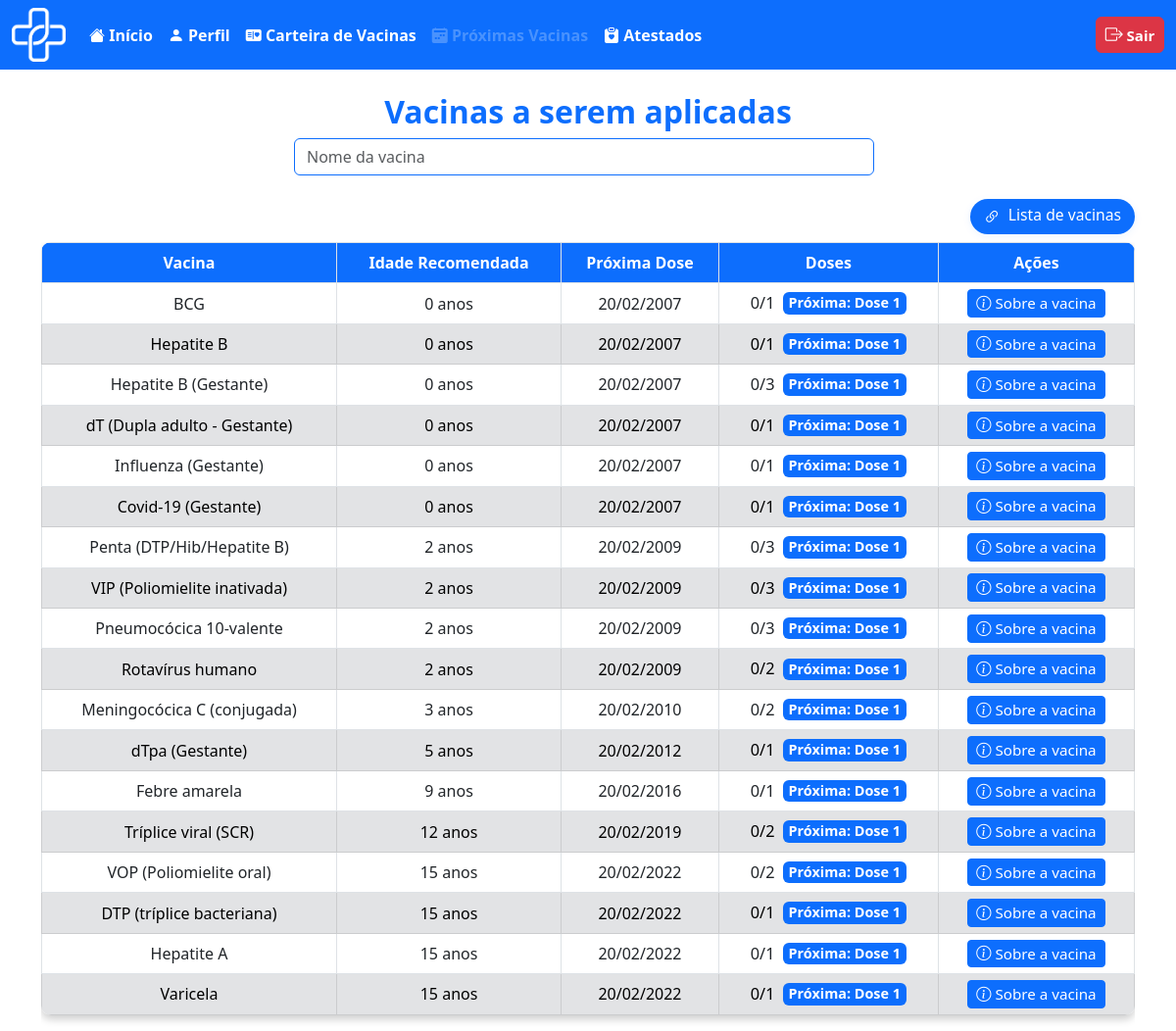
Page /usuario/proxima_vac.php (signed in) on the committed database.
### tables this page shows
CREATE TABLE `vacina` (
  `id_vaci` int(11) NOT NULL,
  `nome_vaci` varchar(100) NOT NULL,
  `fabri_vaci` varchar(100) NOT NULL,
  `lote_vaci` varchar(50) NOT NULL,
  `idade_aplica` int(3) NOT NULL,
  `via_adimicao` varchar(50) NOT NULL,
  `n_dose` int(1) NOT NULL,
  `intervalo_dose` int(11) NOT NULL,
  `estoque` int(11) NOT NULL
);

CREATE TABLE `usuario` (
  `id_usuario` int(11) NOT NULL,
  `nome_usuario` varchar(100) NOT NULL,
  `cpf` varchar(11) NOT NULL,
  `email_usuario` varchar(100) NOT NULL,
  `tel_usuario` varchar(11) NOT NULL,
  `genero_usuario` char(1) NOT NULL CHECK (`genero_usuario` in ('M','F','O')),
  `naci_usuario` date NOT NULL,
  `peso_usuario` decimal(5,2) NOT NULL,
  `tipo_sang_usuario` varchar(3) NOT NULL,
  `med_usuario` varchar(100) NOT NULL,
  `doen_usuario` varchar(255) NOT NULL,
  `ale_usuario` varchar(255) NOT NULL,
  `cep_usuario` varchar(8) NOT NULL,
  `nc_usuario` int(10) NOT NULL,
  `senha` varchar(100) NOT NULL
);

### usuario/proxima_vac.php (the view, shortened to what this page needs)
<?php
require_once '../outros/db_connect.php';
$user_id = $_SESSION['id_usuario'];
$query_user = "SELECT naci_usuario FROM usuario WHERE id_usuario = ?";
$stmt_user = $conn->prepare($query_user);
$stmt_user->bind_param("i", $user_id);
$stmt_user->execute();
$result_user = $stmt_user->get_result();
$user_data = $result_user->fetch_assoc();
$vacinas_nao_tomadas = [];
if ($user_data) {
    $data_nascimento = $user_data['naci_usuario'];
    $idade = date_diff(date_create($data_nascimento), date_create('today'))->y;
    $query_vacinas = "
        SELECT v.id_vaci, v.nome_vaci, v.idade_aplica, v.n_dose, v.intervalo_dose
        FROM vacina v
        WHERE v.idade_aplica <= ?
    ";
    $stmt_vacinas = $conn->prepare($query_vacinas);
    $stmt_vacinas->bind_param("i", $idade);
    $stmt_vacinas->execute();
    $result_vacinas = $stmt_vacinas->get_result();
    $vacinas_disponiveis = [];
    while ($row = $result_vacinas->fetch_assoc()) {
        $vacinas_disponiveis[$row['id_vaci']] = $row;
    }
    $vacinas_aplicadas = [];
    $pesquisa = '';
    $vacinas_nao_tomadas = [];
    foreach ($vacinas_disponiveis as $id_vaci => $vacina) {
        $doses_tomadas = isset($vacinas_aplicadas[$id_vaci]) ? count($vacinas_aplicadas[$id_vaci]) : 0;
        if ($doses_tomadas < $vacina['n_dose']) {
            if ($pesquisa === '' || stripos($vacina['nome_vaci'], $pesquisa) !== false) {
                $vacina['doses_tomadas'] = $doses_tomadas;
                $proxima_data = '';
                if ($vacina['n_dose'] == 1) {
                    $data_nascimento = $user_data['naci_usuario'];
                    $data_aplicacao = date('Y-m-d', strtotime($data_nascimento . ' + ' . $vacina['idade_aplica'] . ' years'));
                    $proxima_data = date('Y-m-d', strtotime($data_aplicacao));
                } else {
                    $sql_ultima = "SELECT data_aplica FROM aplicacao WHERE id_usuario = ? AND id_vaci = ? ORDER BY dose_aplicad DESC LIMIT 1";
                    $stmt_ultima = $conn->prepare($sql_ultima);
                    $stmt_ultima->bind_param("ii", $user_id, $vacina['id_vaci']);
                    $stmt_ultima->execute();
                    $result_ultima = $stmt_ultima->get_result();
                    if ($row_ultima = $result_ultima->fetch_assoc()) {
                        $data_ultima = $row_ultima['data_aplica'];
                        $intervalo = (int) $vacina['intervalo_dose'];
                        $data_proxima = date('Y-m-d', strtotime($data_ultima . " +$intervalo months"));
                        $proxima_data = date('Y-m-d', strtotime($data_proxima));
                    } else {
                        $data_nascimento = $user_data['naci_usuario'];
                        $data_aplicacao = date('Y-m-d', strtotime($data_nascimento . ' + ' . $vacina['idade_aplica'] . ' years'));
                        $proxima_data = date('Y-m-d', strtotime($data_aplicacao));
                    }
                }
                $vacina['proxima_data'] = $proxima_data;
                $vacinas_nao_tomadas[] = $vacina;
            }
        }
    }
    usort($vacinas_nao_tomadas, function ($a, $b) {
        return strtotime($a['proxima_data']) <=> strtotime($b['proxima_data']);
    });
}
    ?>
<!DOCTYPE html>
<html lang="pt-BR">
<head>
    <link href="https://cdn.jsdelivr.net/npm/bootstrap@5.3.0/dist/css/bootstrap.min.css" rel="stylesheet">
    <link href="https://cdn.jsdelivr.net/npm/bootstrap-icons/font/bootstrap-icons.css" rel="stylesheet">
</head>
<body>
    <nav class="navbar navbar-expand-lg bg-primary" data-bs-theme="dark">
        <div class="container-fluid">
            <div class="d-flex align-items-center">
                <img src="../img/logo_vetor.png" alt="Logo DigitalVac" width="55" height="55" class="me-3">
            </div>
            <div class="collapse navbar-collapse" id="navbarNavAltMarkup">
                <div class="navbar-nav">
                    <a class="nav-link active fs-6 fw-bold" href="telainicioU.php">
                        <i class="bi bi-house-fill"></i> Início
                    </a>
                    <a class="nav-link active fs-6 fw-bold" href="perfilU.php">
                        <i class="bi bi-person-fill"></i> Perfil
                    </a>
                    <a class="nav-link active fs-6 fw-bold" href="carteira_vac.php">
                        <i class="bi bi-postcard-heart-fill"></i> Carteira de Vacinas
                    </a>
                    <a class="nav-link disabled fs-6 fw-bold" aria-disabled="true" href="proxima_vac.php">
                        <i class="bi bi-calendar2-week-fill"></i> Próximas Vacinas
                    </a>
                    <a class="nav-link active fs-6 fw-bold" href="atestado_medico.php">
                        <i class="bi bi-clipboard-heart-fill"></i> Atestados
                    </a>
                </div>
                <ul class="navbar-nav ms-auto">
                    <li class="nav-item">
                        <a class="btn btn-danger fw-bold px-2 py-1" style="font-size: 15px; min-width: 70px;"
                            href="../outros/sair.php">
                            <i class="bi bi-box-arrow-right" style="font-size: 18px;"></i> Sair
                        </a>
                    </li>
                </ul>
            </div>
        </div>
    </nav>
    <div class="container mt-4">
        <h2 class="text-center text-primary fw-bold">Vacinas a serem aplicadas</h2>
        <div class="w-100 d-flex justify-content-center">
            <form class="d-flex position-relative" role="search" id="form-pesquisa-proxima-vacina"
                style="max-width:600px; width:100%;">
                <input class="form-control me-2 border border-primary" type="search" placeholder="Nome da vacina"
                    aria-label="Pesquisar" id="pesquisa-proxima-vacina" autocomplete="off" maxlength="50"
                    pattern="[A-Za-zÀ-ÿ\s]+">
            </form>
        </div>
        <br>
        <div class="d-flex justify-content-end align-items-center mb-2" style="width:100%;">
            <a href="https://www.gov.br/saude/pt-br/vacinacao/calendario" target="_blank" class="custom-vac-link">
                <i class="bi bi-link-45deg me-1"></i> Lista de vacinas
            </a>
        </div>
        <div class="table-responsive d-flex justify-content-center" id="tabela-proxima-vacina">
            <div style="width: 100%;">
                <table class="table table-bordered text-center w-100 mx-auto">
                    <thead>
                        <tr>
                            <th>Vacina</th>
                            <th>Idade Recomendada</th>
                            <th>Próxima Dose</th>
                            <th>Doses</th>
                            <th>Ações</th>
                        </tr>
                    </thead>
                    <tbody>
                        <?php if (!empty($vacinas_nao_tomadas)): ?>
                            <?php
                            $rowIndex = 0;
                            foreach ($vacinas_nao_tomadas as $vacina):
                                $rowClass = ($rowIndex === 0) ? 'bg-white' : (($rowIndex % 2 === 1) ? 'table-secondary' : 'bg-white');
                                $proxima_dose = $vacina['doses_tomadas'] + 1;
                                $proxima_data = '';
                                if ($vacina['n_dose'] == 1) {
                                    $data_nascimento = $user_data['naci_usuario'];
                                    $data_aplicacao = date('Y-m-d', strtotime($data_nascimento . ' + ' . $vacina['idade_aplica'] . ' years'));
                                    $proxima_data = date('d/m/Y', strtotime($data_aplicacao));
                                } else {
                                    $sql_ultima = "SELECT data_aplica FROM aplicacao WHERE id_usuario = ? AND id_vaci = ? ORDER BY dose_aplicad DESC LIMIT 1";
                                    $stmt_ultima = $conn->prepare($sql_ultima);
                                    $stmt_ultima->bind_param("ii", $user_id, $vacina['id_vaci']);
                                    $stmt_ultima->execute();
                                    $result_ultima = $stmt_ultima->get_result();
                                    if ($row_ultima = $result_ultima->fetch_assoc()) {
                                        $data_ultima = $row_ultima['data_aplica'];
                                        $intervalo = (int) $vacina['intervalo_dose'];
                                        $data_proxima = date('Y-m-d', strtotime($data_ultima . " +$intervalo months"));
                                        $proxima_data = date('d/m/Y', strtotime($data_proxima));
                                    } else {
                                        $data_nascimento = $user_data['naci_usuario'];
                                        $data_aplicacao = date('Y-m-d', strtotime($data_nascimento . ' + ' . $vacina['idade_aplica'] . ' years'));
                                        $proxima_data = date('d/m/Y', strtotime($data_aplicacao));
                                    }
                                }
                                ?>
                                <tr class="<?php echo $rowClass; ?>" style="height:38px;">
                                    <td style="vertical-align:middle;"><?= htmlspecialchars($vacina['nome_vaci']) ?></td>
                                    <td style="vertical-align:middle; text-align:center;"><?= $vacina['idade_aplica'] ?> anos
                                    </td>
                                    <td style="vertical-align:middle; text-align:center;"><?= $proxima_data ?></td>
                                    <td style="vertical-align:middle; text-align:center;">
                                        <div
                                            style="display:flex; flex-direction:row; align-items:center; justify-content:center; gap:8px; height:100%;">
                                            <span
                                                style="font-size:1.02em;"><?= $vacina['doses_tomadas'] . "/" . $vacina['n_dose'] ?></span>
                                            <span class="badge bg-primary"
                                                style="font-size:0.90em; min-width:80px; padding:4px 6px;">
                                                Próxima: Dose <?= $proxima_dose ?>
                                            </span>
                                        </div>
                                    </td>
                                    <td style="vertical-align:middle; text-align:center; padding-top:4px; padding-bottom:4px;">
                                        <a href="../medica/ver_vacina.php?id_vaci=<?= urlencode($vacina['id_vaci']) ?>"
                                            class="btn btn-primary btn-sm" style="padding:2px 8px; font-size:0.95em;">
                                            <i class="bi bi-info-circle"></i> Sobre a vacina
                                        </a>
                                    </td>
                                </tr>
                                <?php $rowIndex++; endforeach; ?>
                        <?php else: ?>
                            <tr>
                                <td colspan="5">Nenhuma vacina pendente.</td>
                            </tr>
                        <?php endif; ?>
                    </tbody>
                </table>
            </div>
        </div>
    </div>
</body>
</html>

### usuario/proxima_vac.php (style rules this page uses)
.container { max-width: 95%; }
.table { background: white; border-radius: 10px; overflow: hidden; box-shadow: 0 4px 8px rgba(0, 0, 0, 0.2); width: 100%; min-width: 700px; }
.table thead th { background-color: #0d6efd !important; color: white !important; font-weight: bold; }
.table tbody tr:nth-child(even) { background-color: #f2f2f2; }
.table tbody tr:nth-child(odd) { background-color: #ffffff; }
.custom-vac-link { display: inline-block; padding: 5px 14px; border-radius: 20px; background: #0d6efd; color: #fff !important; font-weight: 500; font-size: 0.98rem; text-decoration: none; box-shadow: 0 2px 8px rgba(13, 110, 253, 0.08); transition: background 0.2s, box-shadow 0.2s, color 0.2s; margin-top: 0; }
.custom-vac-link i { font-size: 1.1em; vertical-align: middle; }

### rows in the picture
vacina: nome_vaci "BCG", idade_aplica "0", doses_tomadas "0", n_dose "1", proxima_dose "1"
usuario: naci_usuario.idade_aplica "20/02/2007", naci_usuario.idade_aplica "20/02/2009", naci_usuario.idade_aplica "20/02/2010", naci_usuario.idade_aplica "20/02/2012", naci_usuario.idade_aplica "20/02/2016", naci_usuario.idade_aplica "20/02/2019", naci_usuario.idade_aplica "20/02/2022"
vacina: nome_vaci "Hepatite B", idade_aplica "0", n_dose "1", idade_aplica "1"
vacina: nome_vaci "Hepatite B (Gestante)", idade_aplica "0", n_dose "3", idade_aplica "1"
vacina: nome_vaci "dT (Dupla adulto - Gestante)", idade_aplica "0", n_dose "1", idade_aplica "1"
vacina: nome_vaci "Influenza (Gestante)", idade_aplica "0", n_dose "1", idade_aplica "1"
vacina: nome_vaci "Covid-19 (Gestante)", idade_aplica "0", n_dose "1", idade_aplica "1"
vacina: nome_vaci "Penta (DTP/Hib/Hepatite B)", idade_aplica "2", doses_tomadas "0", n_dose "3", proxima_dose "1"
vacina: nome_vaci "VIP (Poliomielite inativada)", idade_aplica "2", doses_tomadas "0", n_dose "3", proxima_dose "1"
vacina: nome_vaci "Pneumocócica 10-valente", idade_aplica "2", doses_tomadas "0", n_dose "3", proxima_dose "1"
vacina: nome_vaci "Rotavírus humano", idade_aplica "2", doses_tomadas "0", n_dose "2", proxima_dose "1"
vacina: nome_vaci "Meningocócica C (conjugada)", idade_aplica "3", doses_tomadas "0", n_dose "2", proxima_dose "1"
vacina: nome_vaci "dTpa (Gestante)", idade_aplica "5", intervalo_dose "0", n_dose "1", intervalo_dose "1"
vacina: nome_vaci "Febre amarela", idade_aplica "9", intervalo_dose "0", n_dose "1", intervalo_dose "1"
vacina: nome_vaci "Tríplice viral (SCR)", idade_aplica "12", doses_tomadas "0", n_dose "2", proxima_dose "1"
vacina: nome_vaci "VOP (Poliomielite oral)", idade_aplica "15", doses_tomadas "0", n_dose "2", proxima_dose "1"
vacina: nome_vaci "DTP (tríplice bacteriana)", idade_aplica "15", intervalo_dose "0", n_dose "1", intervalo_dose "1"
vacina: nome_vaci "Hepatite A", idade_aplica "15", intervalo_dose "0", n_dose "1", intervalo_dose "1"
vacina: nome_vaci "Varicela", idade_aplica "15", intervalo_dose "0", n_dose "1", intervalo_dose "1"
